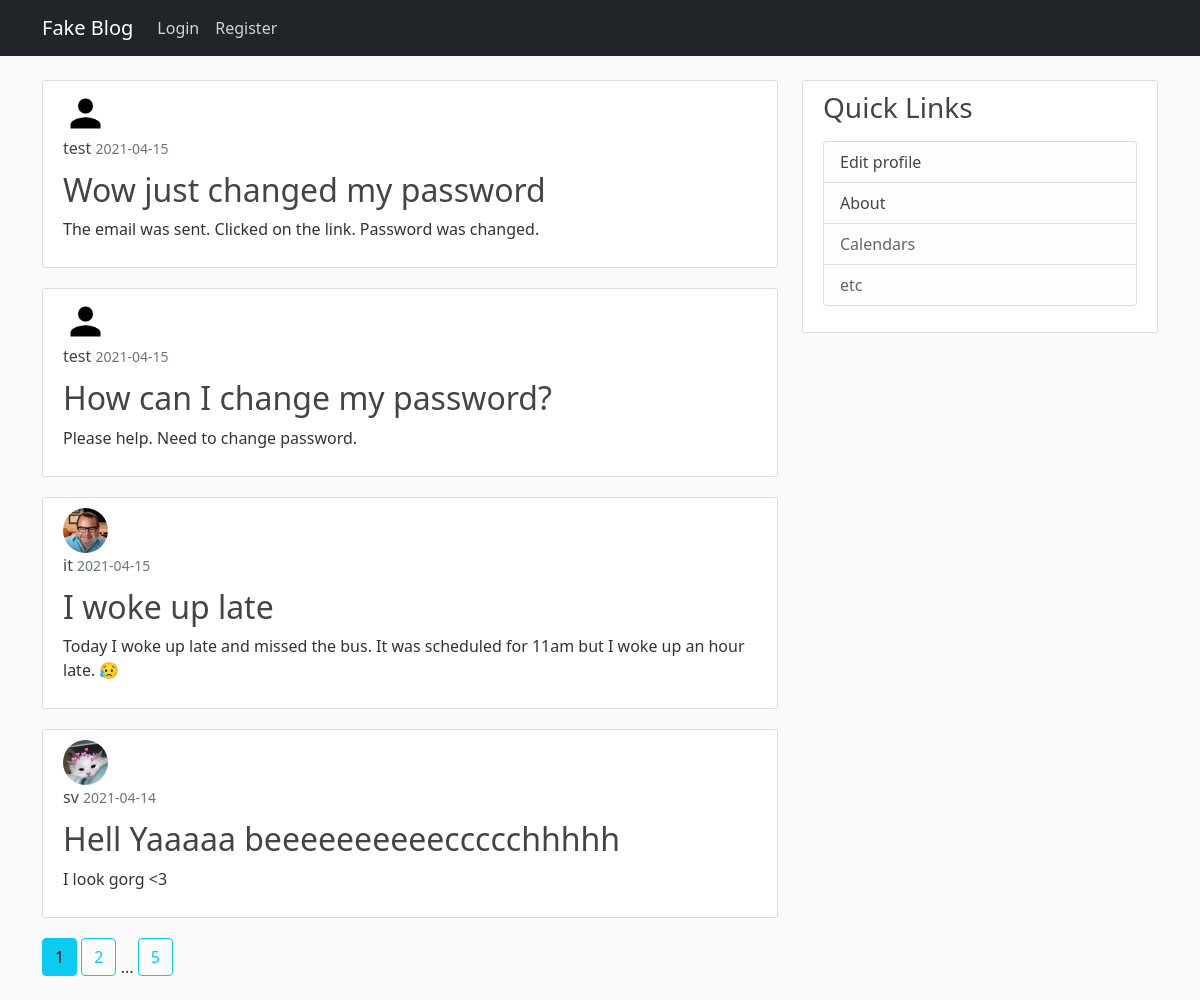
The page / on the database its author committed.
### flaskblog/models.py (models this page shows, shortened)
class Post(db.Model):
    id = db.Column(db.Integer, primary_key=True)
    title = db.Column(db.String(120), nullable=False)
    date_posted = db.Column(db.DateTime, nullable=False, default=datetime.utcnow)
    content = db.Column(db.Text, nullable=False)
    user_id = db.Column(db.Integer, db.ForeignKey('user.id'), nullable=False)  # refers to the id column in user table. Not class.

class User(db.Model, UserMixin):
    id = db.Column(db.Integer, primary_key=True)
    username = db.Column(db.String(20), unique=True, nullable=False)
    email = db.Column(db.String(100), unique=True, nullable=False)
    image_file = db.Column(db.String(20), nullable=False, default='default.jpg')  # will be hashed to 20 chars
    password = db.Column(db.String(60), nullable=False)  # will be hashed to 60 chars
    posts = db.relationship('Post', backref='author', lazy=True)  # refers to the Post class

### flaskblog/routes.py (the view)
@app.route('/home')
@app.route('/index')
@app.route('/')
def home():
    page = request.args.get('page', 1, type=int)  # getting the page. Default page is 1
    posts = Post.query.order_by(Post.date_posted.desc()).paginate(page=page, per_page=4)  # to prevent grabbing and loading all the posts at once
    return render_template("home.html", posts=posts)

### flaskblog/templates/home.html
{% extends "layouts.html" %}
    {% block content %}
        {% for post in posts.items %}
            <article class="content-section">
                <img class="rounded-circle article-img" src="{{ url_for('static', filename='profile_pic/' + post.author.image_file) }}">
                <div class="media-body">
                    <div class="article-metadata">
                      <a class="article-metadata" href="{{ url_for('user_posts', username=post.author.username) }}">{{ post.author.username }}</a>
                      <small class="text-muted">{{ post.date_posted.strftime("%Y-%m-%d") }}</small>
                    </div>
                    <h2><a class="article-title" href="{{ url_for('post', post_id=post.id) }}">{{ post.title }}</a></h2>
                    <p class="article-content">{{ post.content }}</p>
                </div>
            </article>
        {% endfor %}
        {% for page_num in posts.iter_pages(left_edge=1, right_edge=1, right_current=2, left_current=1) %}
            {% if page_num %}
                {% if posts.page == page_num %}
                    <a class="btn btn-info mb-4" href="{{ url_for('home', page=page_num) }}">{{ page_num }}</a>
                {% else %}
                    <a class="btn btn-outline-info mb-4" href="{{ url_for('home', page=page_num) }}">{{ page_num }}</a>
                {% endif %}
            {% else %}
                ...
            {% endif %}
        {% endfor %}
    {% endblock content %}

### flaskblog/static/main.css (style rules this page uses)
body { background: #fafafa; color: #333333; margin-top: 5rem; }
h1, h2, h3, h4, h5, h6 { color: #444444; }
.content-section { background: #ffffff; padding: 10px 20px; border: 1px solid #dddddd; border-radius: 3px; margin-bottom: 20px; }
.article-title { color: #444444; text-decoration: none; }
.article-content { white-space: pre-line; }
.article-img { height: 45px; width: 45px; margin-right: 16px; }
.article-metadata { color: #444444; padding-bottom: 1px; margin-bottom: 10px; text-decoration: none; }

### rows shown on the page
Post: image_file (placeholder picture), author.username "test", date_posted "2021-04-15", title "Wow just changed my password", content "The email was sent. Clicked on the link. Password was changed."
Post: image_file (placeholder picture), author.username "test", date_posted "2021-04-15", title "How can I change my password?", content "Please help. Need to change password."
Post: image_file (picture), author.username "it", date_posted "2021-04-15", title "I woke up late", content "Today I woke up late and missed the bus. It was scheduled for 11am but I woke up an hour late. 😥"
Post: image_file (picture), author.username "sv", date_posted "2021-04-14", title "Hell Yaaaaa beeeeeeeeeeccccchhhhh", content "I look gorg <3"

### other values the page prints
{{ page_num }} "1"
{{ page_num }} "2" "5"
